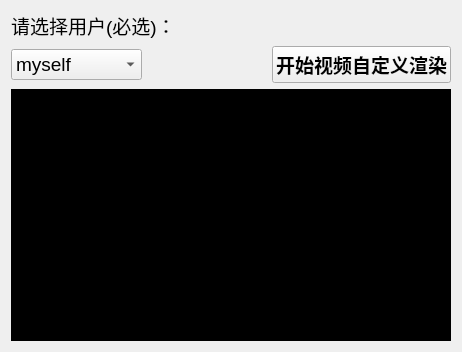
<?xml version="1.0" encoding="UTF-8"?>
<ui version="4.0">
 <class>TestCustomRenderDialog</class>
 <widget class="QDialog" name="TestCustomRenderDialog">
  <property name="geometry">
   <rect>
    <x>0</x>
    <y>0</y>
    <width>462</width>
    <height>352</height>
   </rect>
  </property>
  <property name="font">
   <font>
    <pointsize>14</pointsize>
   </font>
  </property>
  <property name="windowTitle">
   <string>自定义渲染</string>
  </property>
  <layout class="QVBoxLayout" name="verticalLayout" stretch="0,0,1">
   <item>
    <widget class="QLabel" name="label">
     <property name="sizePolicy">
      <sizepolicy hsizetype="Preferred" vsizetype="Fixed">
       <horstretch>0</horstretch>
       <verstretch>0</verstretch>
      </sizepolicy>
     </property>
     <property name="text">
      <string>请选择用户(必选)：</string>
     </property>
    </widget>
   </item>
   <item>
    <layout class="QHBoxLayout" name="horizontalLayout" stretch="1,1,0">
     <property name="spacing">
      <number>0</number>
     </property>
     <item>
      <widget class="QComboBox" name="combUserList">
       <property name="sizePolicy">
        <sizepolicy hsizetype="Preferred" vsizetype="Fixed">
         <horstretch>0</horstretch>
         <verstretch>0</verstretch>
        </sizepolicy>
       </property>
       <property name="currentText">
        <string notr="true">myself</string>
       </property>
       <item>
        <property name="text">
         <string>myself</string>
        </property>
       </item>
      </widget>
     </item>
     <item>
      <spacer name="horizontalSpacer">
       <property name="orientation">
        <enum>Qt::Horizontal</enum>
       </property>
       <property name="sizeHint" stdset="0">
        <size>
         <width>40</width>
         <height>20</height>
        </size>
       </property>
      </spacer>
     </item>
     <item>
      <widget class="QPushButton" name="btnStartCustomRender">
       <property name="font">
        <font>
         <pointsize>14</pointsize>
         <weight>75</weight>
         <bold>true</bold>
        </font>
       </property>
       <property name="focusPolicy">
        <enum>Qt::NoFocus</enum>
       </property>
       <property name="text">
        <string>开始视频自定义渲染</string>
       </property>
      </widget>
     </item>
    </layout>
   </item>
   <item>
    <widget class="QWidget" name="customRenderVideoPreview" native="true">
     <property name="styleSheet">
      <string notr="true">background-color: rgb(0, 0, 0);</string>
     </property>
    </widget>
   </item>
  </layout>
 </widget>
 <resources/>
 <connections/>
</ui>
